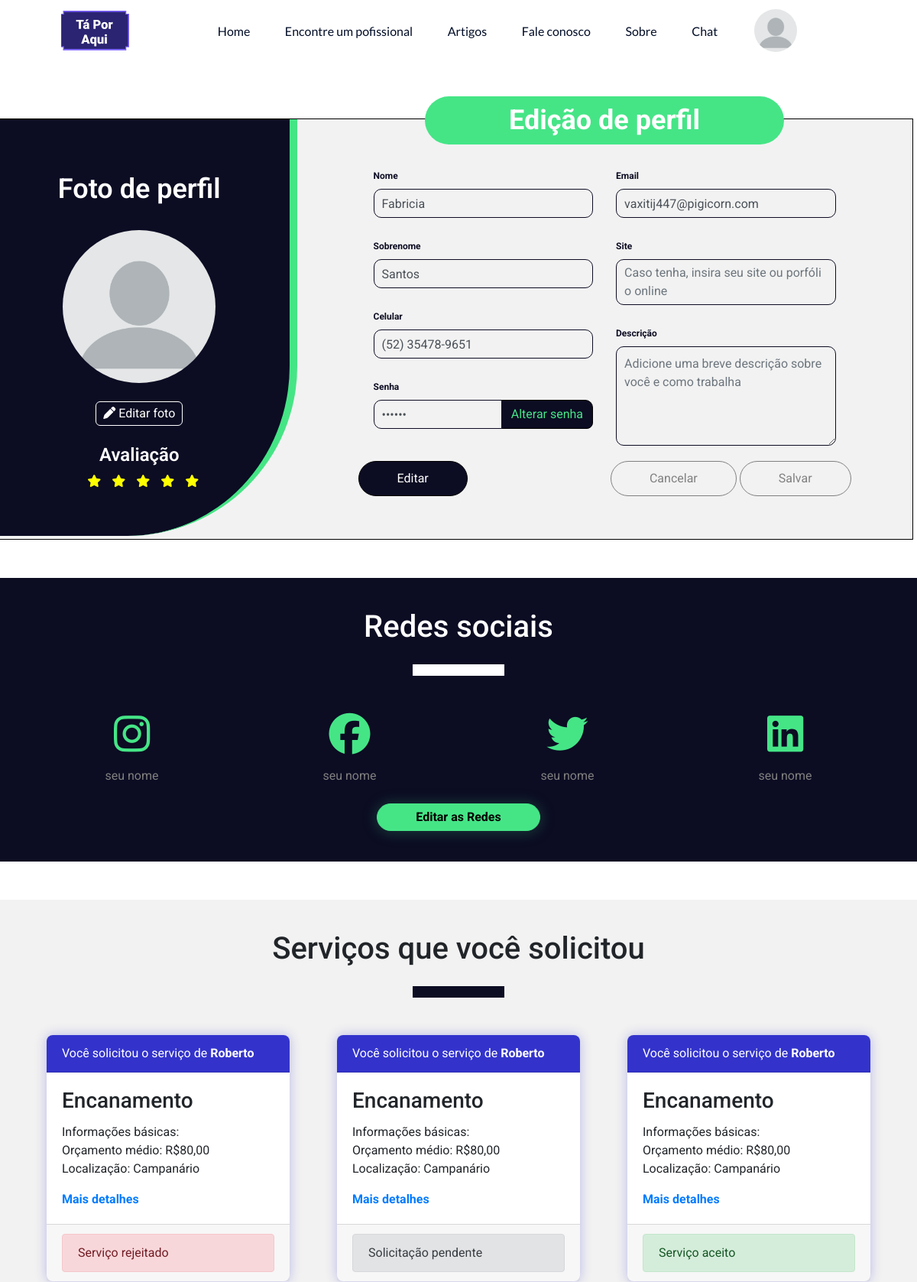
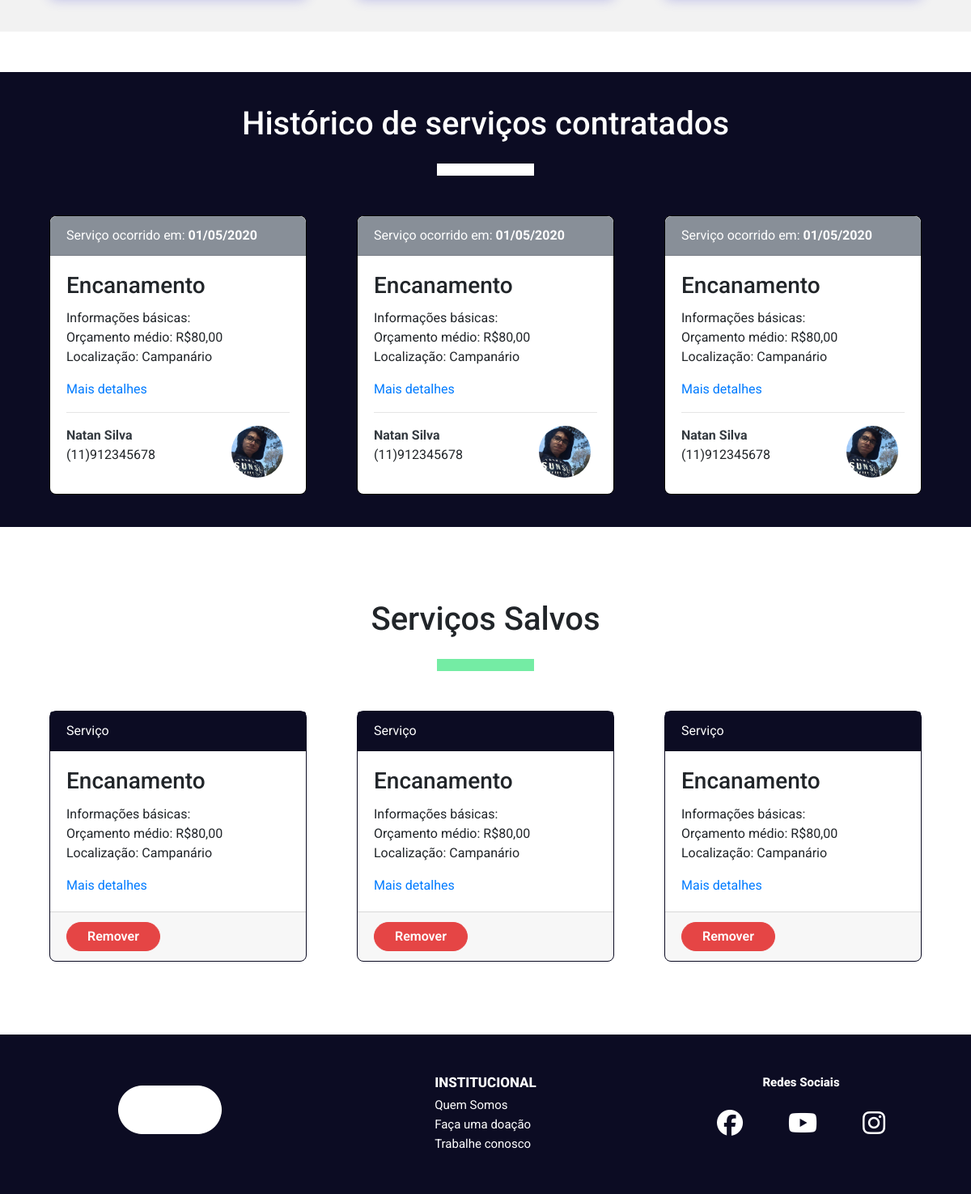
Screenshot of /public/Perfil/meu_perfil.php (signed in) with the database file from the repository (2 pictures, top to bottom).
### tables this page shows
CREATE TABLE `usuarios` (
  `id_usuario` int(11) NOT NULL,
  `nome` varchar(15) NOT NULL,
  `sobrenome` varchar(15) NOT NULL,
  `telefone` varchar(20) NOT NULL,
  `email` varchar(40) NOT NULL,
  `senha` varchar(40) NOT NULL,
  `data_nascimento` date NOT NULL,
  `sexo` char(1) NOT NULL,
  `classificacao` int(11) NOT NULL COMMENT '0 = cliente, 1 = prestador, 2 = pequeno negócio',
  `cep` char(8) NOT NULL,
  `estado` char(2) NOT NULL,
  `cidade` varchar(40) NOT NULL,
  `bairro` varchar(30) NOT NULL,
  `rua` varchar(40) NOT NULL,
  `numero` varchar(5) NOT NULL,
  `complemento` varchar(20) DEFAULT NULL,
  `data_entrada` datetime NOT NULL DEFAULT current_timestamp(),
  `descricao` text DEFAULT NULL,
  `site` varchar(40) DEFAULT NULL,
  `status_usuario` int(11) NOT NULL DEFAULT 0 COMMENT '0 = ativa, 1 = banida, 2 = suspensa',
  `imagem_perfil` varchar(40) DEFAULT 'no_picture.jpg',
  `nota_media` float(2,1) DEFAULT NULL
);

CREATE TABLE `usuario_redes_sociais` (
  `id_rede_social` int(11) NOT NULL,
  `id_usuario` int(11) NOT NULL,
  `rede_social` varchar(10) NOT NULL,
  `nome_usuario` varchar(30) DEFAULT NULL,
  `link_perfil` varchar(60) DEFAULT NULL
);

### public/Perfil/meu_perfil.php (the view, shortened to what the rows shown need)
<?php
$con = new DbConnection();
$con = $con->connect();
$query = "SELECT * FROM usuarios where id_usuario = " . $_SESSION['idUsuario'];
$stmt = $con->query($query);
$user = $stmt->fetch(PDO::FETCH_OBJ);
$query = "SELECT rede_social, nome_usuario, link_perfil FROM usuario_redes_sociais WHERE id_usuario = " . $_SESSION['idUsuario'];
$stmt = $con->query($query);
$userSocialMedia = $stmt->fetchAll(PDO::FETCH_OBJ);
?>
<!DOCTYPE html>
<html lang="pt">
<head>
    <link rel="stylesheet" href="../../assets/bootstrap/bootstrap-4.5.3-dist/css/bootstrap.min.css">
    <link rel="stylesheet" href="../../assets/global/globalStyles.css">
    <link rel="stylesheet" href="perfil.css">
</head>
<body>
    <section id="myProfileSection" class="row">
        <div id="profilePictureArea" class="col-md-4">
            <h1>Foto de perfil</h1>
            <br>
            <img src="../../assets/images/profile_images/<?=$user->imagem_perfil?>" alt="Imagem de perfil" class="rounded-image"
                 id="profileImage">
            <br>
            <button type="button" id="profilePicMenu" data-toggle="modal" data-target="#profilePicMenuModal"> <i class="fas fa-pen"></i> Editar foto </button>
            <br>
            <h3>Avaliação</h3>
            <p> <i class="fas fa-star"></i> <i class="fas fa-star"></i> <i class="fas fa-star"></i> <i
                    class="fas fa-star"></i> <i class="fas fa-star"></i> </p>
        </div>
        <div id="editProfileInformation" class="col-md-8">
            <h1 class="formTitle d-inline">Edição de perfil</h1>
            <form action="../../logic/perfil_alterar_informacoes.php" method="POST">
                <div id="myForms" class="row">
                    <div class="col-md-6">
                        <label for="userName">Nome</label> <br>
                        <input type="text" class="form-control" name="userName" id="userName" class="mb-4" readonly required
                            value="<?=$user->nome?>">
                        <br>
                        <label for="userLastName">Sobrenome</label> <br>
                        <input type="text" class="form-control" name="userLastName" id="userLastName" class="mb-4" required
                            readonly value="<?=$user->sobrenome?>">
                        <br>
                        <label for="userCell">Celular</label> <br>
                        <input type="text" class="form-control" name="userCell" id="userCell" class="mb-4" readonly required
                            value="<?=$user->telefone?>">
                        <br>
                        <label for="userPass">Senha</label> <br>
                        <div class="input-group mb-3">
                            <input type="password" class="form-control" id="userPass" readonly
                                value="******">
                            <div class="input-group-append">
                            </div>
                        </div>
                    </div>
                    <div class="col-md-6 mt-3 mt-md-0">
                        <label for="userEmail">Email</label> <br>
                        <input type="text" class="form-control" name="userEmail" id="userEmail" class="mb-4" readonly
                            value="<?=$user->email?>">
                        <br>
                        <label for="userSite">Site</label> <br>
                        <div id="showUserSite"><a href="<?=$user->site?>" target="_blank"><?=$user->site?></a></div>
                        <br>
                        <label for="userDescription">Descrição</label> <br>
                        <textarea name="userDescription" class="form-control" id="userDescription" class="mb-4" placeholder="Adicione uma breve descrição sobre você e como trabalha"
                            readonly><?=$user->descricao?></textarea>
                    </div>
                </div>
            </form>
        </div>
    </section>
    <section id="socialMedia">
        <div class="container">
            <div class="myContent">
                <h1>Redes sociais</h1>
                <form action="../../logic/perfil_alterar_redeSocial.php" method="POST" id="socialMediaForm">
                    <div class="row">
                        <?foreach ($userSocialMedia as $media) {?>
                            <div class="col-6 col-md-3 mt-3 d-flex flex-column align-items-center">
                                <a target="_blank" <?= $media->link_perfil !== null ? "href='$media->link_perfil'" : ""; ?>><i class="mb-3 fab fa-<?=$media->rede_social?> <?= $media->link_perfil !== null ? "ativa" : "inativa"; ?>"></i></a>
                                <a target="_blank" <?= $media->link_perfil !== null ? "href='$media->link_perfil'" : ""; ?> class="mediaLink <?=$media->nome_usuario !== null ? "ativa" : "inativa"?>"><?=$media->nome_usuario !== null ? $media->nome_usuario : "seu nome" ?></a>
                            </div>
                        <?}?>
                    </div>
                </form>
            </div>
            <br>
        </div>
    </section>
    <section id="servicesRequestedByYou">
        <div class="container">
            <div class="myContent">
                <h1>Serviços que você solicitou</h1>
            </div>
        </div>
    </section>
    <section id="recentServices">
        <div class="container">
            <div class="myContent">
                <h1>Histórico de serviços contratados</h1>
            </div>
        </div>
    </section>
    <section id="savedServices">
        <div class="container">
            <div class="myContent">
                <h1>Serviços Salvos</h1>
            </div>
        </div>
    </section>
</body>
</html>

### rows the page displays
usuarios: imagem_perfil (placeholder picture), userName "Fabricia", userLastName "Santos", userCell "(52) 35478-9651", userEmail "vaxitij447@pigicorn.com"
usuario_redes_sociais: shows "seu nome"
usuario_redes_sociais: shows "seu nome"
usuario_redes_sociais: shows "seu nome"
usuario_redes_sociais: shows "seu nome"
